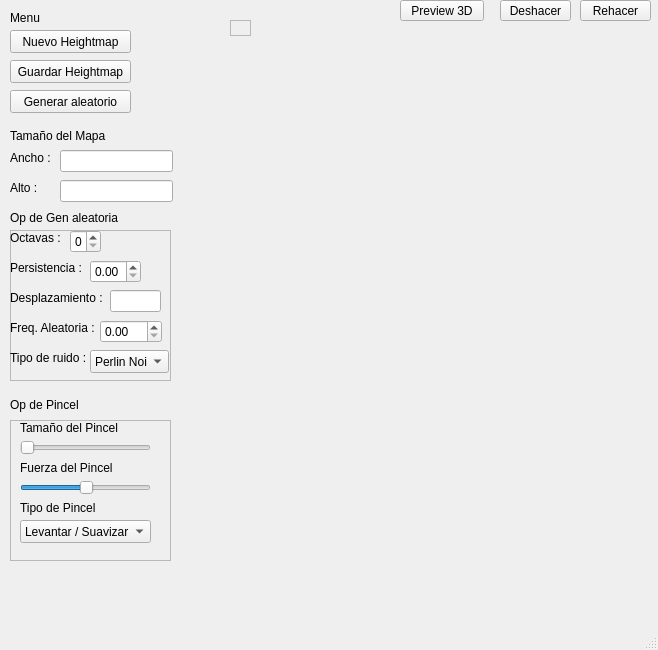
<?xml version="1.0" encoding="UTF-8"?>
<ui version="4.0">
 <class>MainWindow</class>
 <widget class="QMainWindow" name="MainWindow">
  <property name="geometry">
   <rect>
    <x>0</x>
    <y>0</y>
    <width>658</width>
    <height>650</height>
   </rect>
  </property>
  <property name="windowTitle">
   <string>MainWindow</string>
  </property>
  <widget class="QWidget" name="centralwidget">
   <widget class="QLabel" name="label">
    <property name="geometry">
     <rect>
      <x>10</x>
      <y>125</y>
      <width>121</width>
      <height>21</height>
     </rect>
    </property>
    <property name="text">
     <string>Tamaño del Mapa</string>
    </property>
   </widget>
   <widget class="QPushButton" name="pushButtonCreate">
    <property name="geometry">
     <rect>
      <x>10</x>
      <y>30</y>
      <width>121</width>
      <height>23</height>
     </rect>
    </property>
    <property name="text">
     <string>Nuevo Heightmap</string>
    </property>
   </widget>
   <widget class="QPushButton" name="pushButtonSave">
    <property name="geometry">
     <rect>
      <x>10</x>
      <y>60</y>
      <width>121</width>
      <height>23</height>
     </rect>
    </property>
    <property name="text">
     <string>Guardar Heightmap</string>
    </property>
   </widget>
   <widget class="QLabel" name="label_2">
    <property name="geometry">
     <rect>
      <x>10</x>
      <y>10</y>
      <width>58</width>
      <height>15</height>
     </rect>
    </property>
    <property name="text">
     <string>Menu</string>
    </property>
   </widget>
   <widget class="QLineEdit" name="lineEditWidth">
    <property name="geometry">
     <rect>
      <x>60</x>
      <y>150</y>
      <width>113</width>
      <height>22</height>
     </rect>
    </property>
   </widget>
   <widget class="QLineEdit" name="lineEditHeight">
    <property name="geometry">
     <rect>
      <x>60</x>
      <y>180</y>
      <width>113</width>
      <height>22</height>
     </rect>
    </property>
   </widget>
   <widget class="QLabel" name="label_3">
    <property name="geometry">
     <rect>
      <x>10</x>
      <y>150</y>
      <width>58</width>
      <height>15</height>
     </rect>
    </property>
    <property name="text">
     <string>Ancho :</string>
    </property>
   </widget>
   <widget class="QLabel" name="label_4">
    <property name="geometry">
     <rect>
      <x>10</x>
      <y>180</y>
      <width>58</width>
      <height>15</height>
     </rect>
    </property>
    <property name="text">
     <string>Alto :</string>
    </property>
   </widget>
   <widget class="QScrollArea" name="scrollAreaDisplay">
    <property name="geometry">
     <rect>
      <x>230</x>
      <y>20</y>
      <width>21</width>
      <height>16</height>
     </rect>
    </property>
    <property name="widgetResizable">
     <bool>true</bool>
    </property>
    <widget class="QWidget" name="scrollAreaWidgetContents">
     <property name="geometry">
      <rect>
       <x>0</x>
       <y>0</y>
       <width>16</width>
       <height>16</height>
      </rect>
     </property>
    </widget>
   </widget>
   <widget class="QPushButton" name="pushButtonGenerate">
    <property name="geometry">
     <rect>
      <x>10</x>
      <y>90</y>
      <width>121</width>
      <height>23</height>
     </rect>
    </property>
    <property name="text">
     <string>Generar aleatorio</string>
    </property>
   </widget>
   <widget class="QLabel" name="label_6">
    <property name="geometry">
     <rect>
      <x>10</x>
      <y>210</y>
      <width>201</width>
      <height>16</height>
     </rect>
    </property>
    <property name="text">
     <string>Op de Gen aleatoria </string>
    </property>
   </widget>
   <widget class="QFrame" name="frame">
    <property name="geometry">
     <rect>
      <x>10</x>
      <y>230</y>
      <width>161</width>
      <height>151</height>
     </rect>
    </property>
    <property name="frameShape">
     <enum>QFrame::Shape::StyledPanel</enum>
    </property>
    <property name="frameShadow">
     <enum>QFrame::Shadow::Raised</enum>
    </property>
    <widget class="QLineEdit" name="lineEditOffset">
     <property name="geometry">
      <rect>
       <x>100</x>
       <y>60</y>
       <width>51</width>
       <height>22</height>
      </rect>
     </property>
    </widget>
    <widget class="QLabel" name="label_9">
     <property name="geometry">
      <rect>
       <x>0</x>
       <y>60</y>
       <width>101</width>
       <height>16</height>
      </rect>
     </property>
     <property name="text">
      <string>Desplazamiento :</string>
     </property>
    </widget>
    <widget class="QLabel" name="label_7">
     <property name="geometry">
      <rect>
       <x>0</x>
       <y>0</y>
       <width>58</width>
       <height>15</height>
      </rect>
     </property>
     <property name="text">
      <string>Octavas :</string>
     </property>
    </widget>
    <widget class="QDoubleSpinBox" name="doubleSpinBoxFrequencyScale">
     <property name="geometry">
      <rect>
       <x>90</x>
       <y>90</y>
       <width>62</width>
       <height>23</height>
      </rect>
     </property>
    </widget>
    <widget class="QSpinBox" name="spinBoxOctaves">
     <property name="geometry">
      <rect>
       <x>60</x>
       <y>0</y>
       <width>31</width>
       <height>23</height>
      </rect>
     </property>
    </widget>
    <widget class="QLabel" name="label_10">
     <property name="geometry">
      <rect>
       <x>0</x>
       <y>90</y>
       <width>101</width>
       <height>16</height>
      </rect>
     </property>
     <property name="text">
      <string>Freq. Aleatoria :</string>
     </property>
    </widget>
    <widget class="QDoubleSpinBox" name="doubleSpinBoxPersistence">
     <property name="geometry">
      <rect>
       <x>80</x>
       <y>30</y>
       <width>51</width>
       <height>23</height>
      </rect>
     </property>
    </widget>
    <widget class="QLabel" name="label_8">
     <property name="geometry">
      <rect>
       <x>0</x>
       <y>30</y>
       <width>81</width>
       <height>16</height>
      </rect>
     </property>
     <property name="text">
      <string>Persistencia :</string>
     </property>
    </widget>
    <widget class="QLabel" name="label_12">
     <property name="geometry">
      <rect>
       <x>0</x>
       <y>120</y>
       <width>91</width>
       <height>16</height>
      </rect>
     </property>
     <property name="text">
      <string>Tipo de ruido :</string>
     </property>
    </widget>
    <widget class="QComboBox" name="comboBoxNoiseType">
     <property name="geometry">
      <rect>
       <x>80</x>
       <y>120</y>
       <width>79</width>
       <height>23</height>
      </rect>
     </property>
     <item>
      <property name="text">
       <string>Perlin Noise</string>
      </property>
     </item>
     <item>
      <property name="text">
       <string>Simplex Noise</string>
      </property>
     </item>
    </widget>
   </widget>
   <widget class="QFrame" name="frame_2">
    <property name="geometry">
     <rect>
      <x>10</x>
      <y>420</y>
      <width>161</width>
      <height>141</height>
     </rect>
    </property>
    <property name="frameShape">
     <enum>QFrame::Shape::StyledPanel</enum>
    </property>
    <property name="frameShadow">
     <enum>QFrame::Shadow::Raised</enum>
    </property>
    <widget class="QLabel" name="label_5">
     <property name="geometry">
      <rect>
       <x>10</x>
       <y>0</y>
       <width>121</width>
       <height>16</height>
      </rect>
     </property>
     <property name="text">
      <string>Tamaño del Pincel</string>
     </property>
    </widget>
    <widget class="QSlider" name="sliderBrushSize">
     <property name="geometry">
      <rect>
       <x>10</x>
       <y>20</y>
       <width>131</width>
       <height>16</height>
      </rect>
     </property>
     <property name="orientation">
      <enum>Qt::Orientation::Horizontal</enum>
     </property>
    </widget>
    <widget class="QLabel" name="label_13">
     <property name="geometry">
      <rect>
       <x>10</x>
       <y>80</y>
       <width>101</width>
       <height>16</height>
      </rect>
     </property>
     <property name="text">
      <string>Tipo de Pincel</string>
     </property>
    </widget>
    <widget class="QComboBox" name="comboBoxBrushMode">
     <property name="geometry">
      <rect>
       <x>10</x>
       <y>100</y>
       <width>131</width>
       <height>23</height>
      </rect>
     </property>
     <item>
      <property name="text">
       <string>Levantar / Suavizar</string>
      </property>
     </item>
     <item>
      <property name="text">
       <string>Suavizar</string>
      </property>
     </item>
     <item>
      <property name="text">
       <string>Aplanar</string>
      </property>
     </item>
     <item>
      <property name="text">
       <string>Ruido</string>
      </property>
     </item>
    </widget>
    <widget class="QLabel" name="label_14">
     <property name="geometry">
      <rect>
       <x>10</x>
       <y>40</y>
       <width>131</width>
       <height>16</height>
      </rect>
     </property>
     <property name="text">
      <string>Fuerza del Pincel</string>
     </property>
    </widget>
    <widget class="QSlider" name="sliderBrushIntensity">
     <property name="geometry">
      <rect>
       <x>10</x>
       <y>60</y>
       <width>131</width>
       <height>16</height>
      </rect>
     </property>
     <property name="value">
      <number>50</number>
     </property>
     <property name="orientation">
      <enum>Qt::Orientation::Horizontal</enum>
     </property>
    </widget>
   </widget>
   <widget class="QLabel" name="label_11">
    <property name="geometry">
     <rect>
      <x>10</x>
      <y>395</y>
      <width>101</width>
      <height>20</height>
     </rect>
    </property>
    <property name="text">
     <string>Op de Pincel</string>
    </property>
   </widget>
   <widget class="QPushButton" name="pushButtonUndo">
    <property name="geometry">
     <rect>
      <x>500</x>
      <y>0</y>
      <width>71</width>
      <height>21</height>
     </rect>
    </property>
    <property name="text">
     <string>Deshacer</string>
    </property>
   </widget>
   <widget class="QPushButton" name="pushButtonRedo">
    <property name="geometry">
     <rect>
      <x>580</x>
      <y>0</y>
      <width>71</width>
      <height>21</height>
     </rect>
    </property>
    <property name="text">
     <string>Rehacer</string>
    </property>
   </widget>
   <widget class="QPushButton" name="pushButtonView3D">
    <property name="geometry">
     <rect>
      <x>400</x>
      <y>0</y>
      <width>84</width>
      <height>21</height>
     </rect>
    </property>
    <property name="text">
     <string>Preview 3D</string>
    </property>
   </widget>
  </widget>
  <widget class="QMenuBar" name="menubar">
   <property name="geometry">
    <rect>
     <x>0</x>
     <y>0</y>
     <width>658</width>
     <height>20</height>
    </rect>
   </property>
  </widget>
  <widget class="QStatusBar" name="statusbar"/>
 </widget>
 <resources/>
 <connections/>
</ui>
